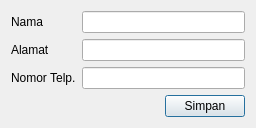
<?xml version="1.0" encoding="UTF-8"?>
<ui version="4.0">
 <class>AddCustomerDialog</class>
 <widget class="QDialog" name="AddCustomerDialog">
  <property name="geometry">
   <rect>
    <x>0</x>
    <y>0</y>
    <width>256</width>
    <height>121</height>
   </rect>
  </property>
  <property name="windowTitle">
   <string>Tambah data konsumen</string>
  </property>
  <layout class="QVBoxLayout" name="verticalLayout">
   <item>
    <layout class="QFormLayout" name="formLayout">
     <item row="0" column="0">
      <widget class="QLabel" name="namaLabel">
       <property name="text">
        <string>Nama</string>
       </property>
      </widget>
     </item>
     <item row="0" column="1">
      <widget class="QLineEdit" name="namaLineEdit"/>
     </item>
     <item row="1" column="0">
      <widget class="QLabel" name="alamatLabel">
       <property name="text">
        <string>Alamat</string>
       </property>
      </widget>
     </item>
     <item row="1" column="1">
      <widget class="QLineEdit" name="alamatLineEdit"/>
     </item>
     <item row="2" column="0">
      <widget class="QLabel" name="nomorTelpLabel">
       <property name="text">
        <string>Nomor Telp.</string>
       </property>
      </widget>
     </item>
     <item row="2" column="1">
      <widget class="QLineEdit" name="nomorTelpLineEdit"/>
     </item>
    </layout>
   </item>
   <item alignment="Qt::AlignRight">
    <widget class="QPushButton" name="pushButton">
     <property name="text">
      <string>Simpan</string>
     </property>
    </widget>
   </item>
  </layout>
 </widget>
 <resources/>
 <connections/>
</ui>
